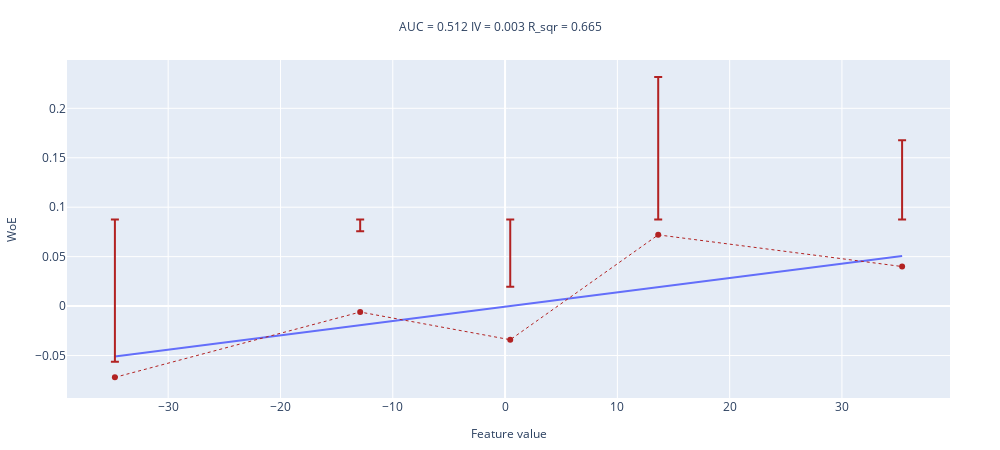

The notebook cell saved with this chart:
### Code cell
sample_size = int(1e4)
noise_std = 25.

df = pd.DataFrame()
y = np.array(sample_size // 2 * [0] + sample_size // 2 * [1])
df['target']  = y

np.random.seed(89)
x = np.concatenate([sps.norm(0, noise_std).rvs(size = sample_size // 2), sps.norm(1, noise_std).rvs(size = sample_size // 2)])
df['feature'] = x

woe_line(values=x, target=y, n_buckets=5)

### Figure 1 — Plotly figure (JSON) as saved in the notebook; plotly's stock layout.template omitted (floating-point values rounded to 4 significant figures)
{"data": [{"mode": "lines", "name": "interpolation_line", "showlegend": false, "type": "scatter", "x": [-34.74, -12.9, 0.4613, 13.64, 35.36], "y": [-0.05086, -0.01922, 0.0001323, 0.01921, 0.05067]}, {"error_y": {"array": [0.01565, 0.08162, 0.05363, 0.1597, 0.1276], "arrayminus": [-0.1597, -0.09362, -0.1216, -0.01565, -0.04764], "symmetric": false, "type": "data"}, "line": {"color": "firebrick", "dash": "dot", "width": 1}, "name": "WoE", "showlegend": false, "type": "scatter", "x": [-34.74, -12.9, 0.4613, 13.64, 35.36], "y": [-0.07203, -0.006, -0.034, 0.07203, 0.04001]}], "layout": {"height": 450, "margin": {"b": 50, "l": 50, "r": 50, "t": 60}, "title": {"font": {"size": 12}, "text": "AUC = 0.512 IV = 0.003 R_sqr = 0.665 ", "x": 0.5, "xanchor": "center", "y": 0.95, "yanchor": "top"}, "width": 1000, "xaxis": {"title": {"font": {"size": 12}, "text": "Feature value"}}, "yaxis": {"title": {"font": {"size": 12}, "text": "WoE"}}}}
